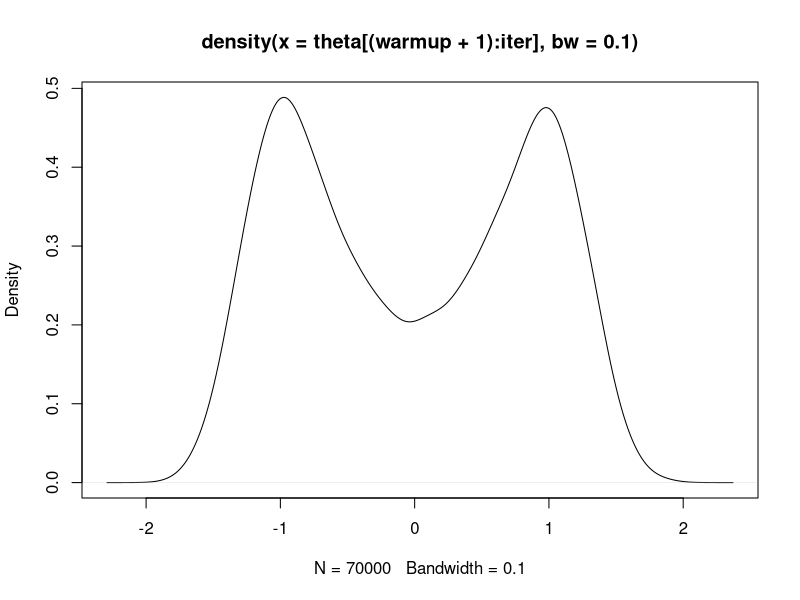
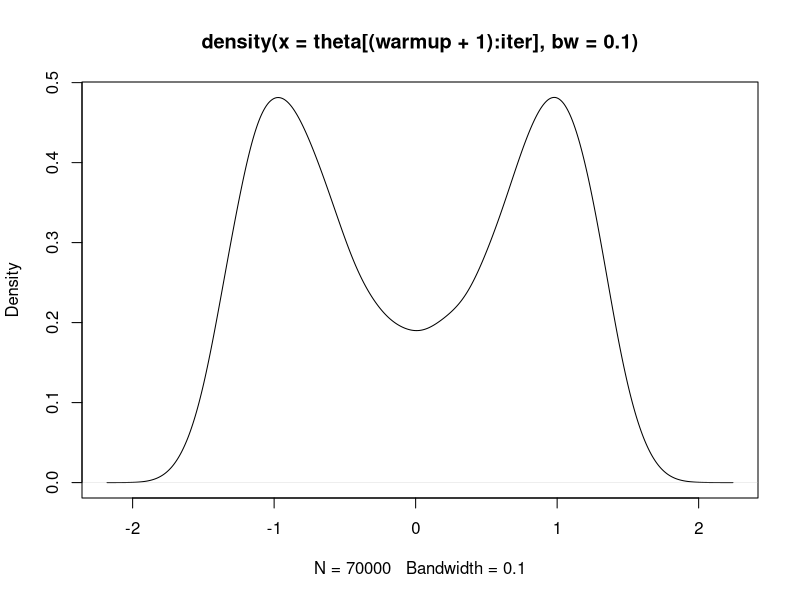
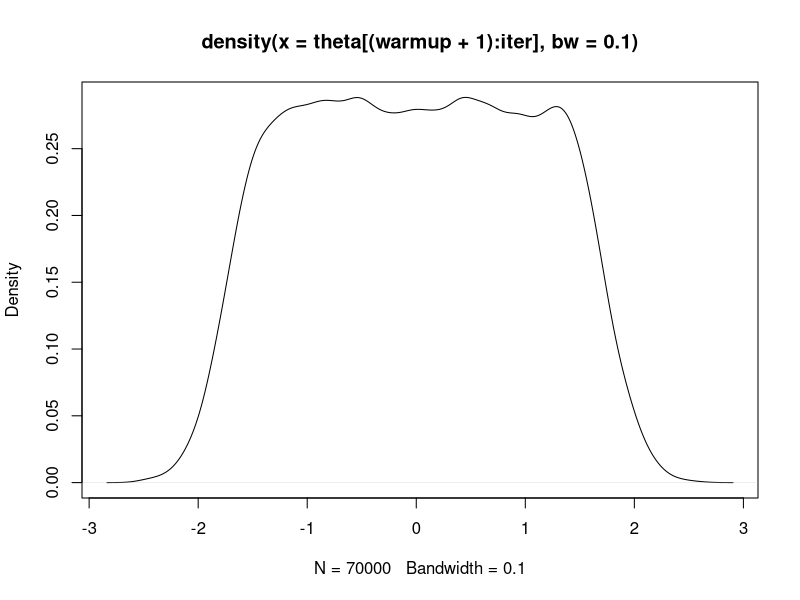
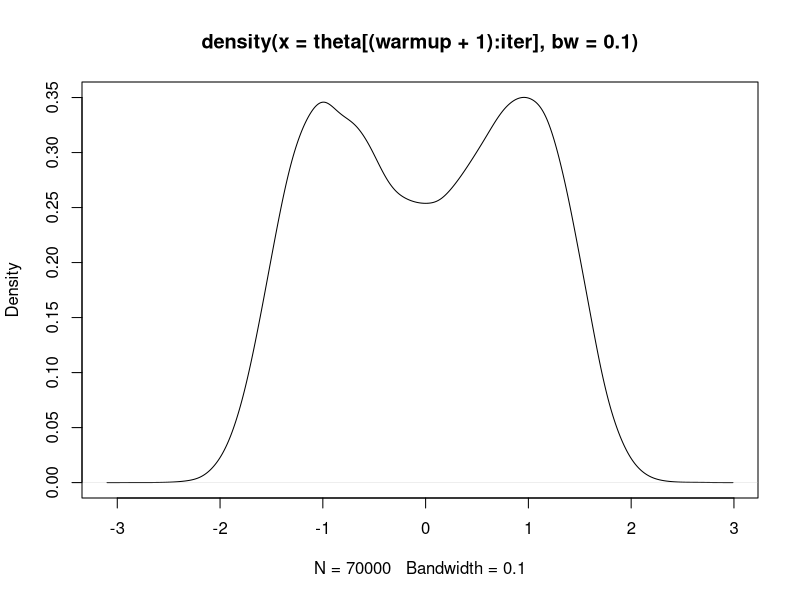
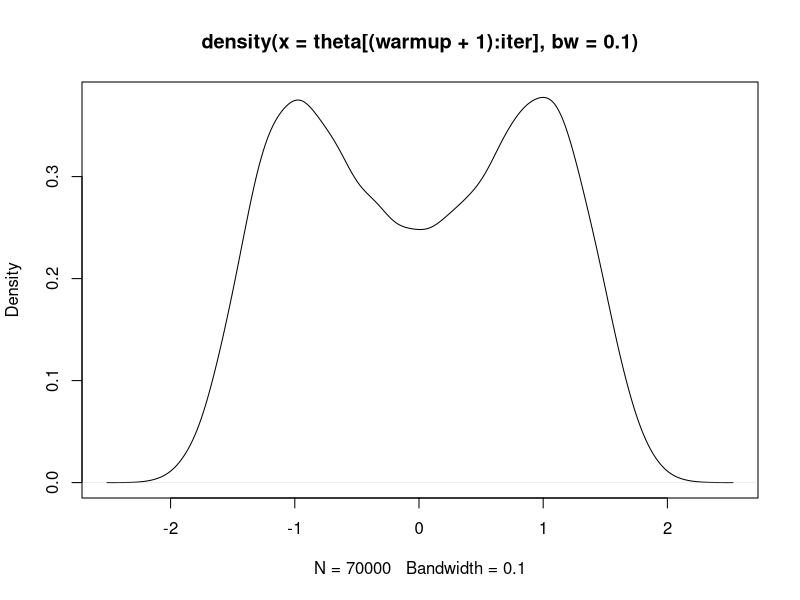

These figures' R source, in order:

############# Simulation 1 ###############
# Reproduce the simulation 1 (figure 1)  #
##########################################


## Hamiltonian Monte Carlo

### sample from the target distribution U(\theta) = -2\theta^2 + \theta^4

epsilon <- 1e-1
leapfrog <- 50

iter <- 80000 # total samples
warmup <- 10000 # warmup samples

theta <- rep(0, iter) # parameter of interest
r <- rep(0, iter) # momentum

theta[1] <- 0

for (i in 1:(iter - 1)){
  
  r[i] <- rnorm(n=1)
  
  theta_ <- theta[i]
  r_ <- r[i]
  
  dev <- - 4 * theta_ * (1 - theta_^2)
  r_ <- r_ - epsilon / 2 * dev
  
  for (m in 1: leapfrog){
    theta_ <- theta_ + epsilon * r_
    dev <- - 4 * theta_ * (1 - theta_^2)
    r_ <- r_ - epsilon * dev
  }
  dev <- - 4 * theta_ * (1 - theta_^2)
  r_ <- r_ - epsilon / 2 * dev
  
  H1 <- - 2 * theta_ ^ 2 + theta_ ^ 4 + 1 / 2 * r_ ^ 2
  H2 <- - 2 * theta[i] ^ 2 + theta[i] ^ 4 + 1 / 2 * r[i] ^ 2 
  rho <- exp(H1 - H2)
  u <- runif(n=1)
  if (u < min(1, rho)){
    theta[i+1] <- theta_
  } else {
    theta[i+1] <- theta[i]
  }
}

### density plot
d_hmc1 <- density(theta[(warmup + 1): iter], bw=0.1)
plot(d_hmc1)



## Hamiltonian Monte Carlo without MH correction

### sample from the target distribution U(\theta) = -2\theta^2 + \theta^4

epsilon <- 1e-1
leapfrog <- 50

iter <- 80000 # total samples
warmup <- 10000 # warmup samples

theta <- rep(0, iter) # parameter of interest
r <- rep(0, iter) # momentum

theta[1] <- 0

for (i in 1:(iter - 1)){
  
    
  r[i] <- rnorm(n=1)
  
  theta_ <- theta[i]
  r_ <- r[i]
  
  dev <- - 4 * theta_ * (1 - theta_^2)
  r_ <- r_ - epsilon / 2 * dev
  
  for (m in 1: leapfrog){
    theta_ <- theta_ + epsilon * r_
    dev <- - 4 * theta_ * (1 - theta_^2)
    r_ <- r_ - epsilon * dev
  }
  theta[i+1] <- theta_
}

### density plot
d_hmc2 <- density(theta[(warmup + 1): iter], bw=0.1)
plot(d_hmc2)


## Naive Stochastic Gradient HMC
### sample from the target distribution U(\theta) = -2\theta^2 + \theta^4

epsilon <- 1e-1
leapfrog <- 50

iter <- 80000 # total samples
warmup <- 10000 # warmup samples

set.seed(225)

theta <- rep(0, iter) # parameter of interest
r <- rep(0, iter) # momentum

theta[1] <- 0

for (i in 1:(iter - 1)){
  
  r[i] <- rnorm(n=1)
  
  theta_ <- theta[i]
  r_ <- r[i]
  
  dev <- - 4 * theta_ * (1 - theta_^2) + rnorm(n=1, sd=2)
  r_ <- r_ - epsilon / 2 * dev
  
  for (m in 1: leapfrog){
    theta_ <- theta_ + epsilon * r_
    dev <- - 4 * theta_ * (1 - theta_^2) + rnorm(n=1, sd=2)
    r_ <- r_ - epsilon * dev
  }
  dev <- - 4 * theta_ * (1 - theta_^2) + rnorm(n=1, sd=2)
  r_ <- r_ - epsilon / 2 * dev
  
  H1 <- - 2 * theta_ ^ 2 + theta_ ^ 4 + 1 / 2 * r_ ^ 2
  H2 <- - 2 * theta[i] ^ 2 + theta[i] ^ 4 + 1 / 2 * r[i] ^ 2 
  rho <- exp(H1 - H2)
  u <- runif(n=1)
  if (u < min(1, rho)){
    theta[i+1] <- theta_
  } else {
    theta[i+1] <- theta[i]
  }
}

### density plot
d_nsghmc1 <- density(theta[(warmup + 1): iter], bw=0.1)
plot(d_nsghmc1)



## Naive Stochastic Gradient HMC without MH correction

### sample from the target distribution U(\theta) = -2\theta^2 + \theta^4

epsilon <- 1e-1
leapfrog <- 50

iter <- 80000 # total samples
warmup <- 10000 # warmup samples

set.seed(225)

theta <- rep(0, iter) # parameter of interest
r <- rep(0, iter) # momentum

theta[1] <- 0

for (i in 1:(iter - 1)){
  
    
  r[i] <- rnorm(n=1)
  
  theta_ <- theta[i]
  r_ <- r[i]
  
  dev <- - 4 * theta_ * (1 - theta_^2) + rnorm(n=1, sd=2)
  r_ <- r_ - epsilon / 2 * dev
  
  for (m in 1: leapfrog){
    theta_ <- theta_ + epsilon * r_
    dev <- - 4 * theta_ * (1 - theta_^2) + rnorm(n=1, sd=2)
    r_ <- r_ - epsilon * dev
  }
  theta[i+1] <- theta_
}

### density plot
d_nsghmc2 <- density(theta[(warmup + 1): iter], bw=0.1)
plot(d_nsghmc2)


## Stochastic Gradient HMC with Friction

### sample from the target distribution U(\theta) = -2\theta^2 + \theta^4

epsilon <- 1e-1
leapfrog <- 50
alpha <- 0.03
V <- 1

iter <- 80000 # total samples
warmup <- 10000 # warmup samples

set.seed(225)

iter <- 80000 # total samples
warmup <- 10000 # warmup samples

theta <- rep(0, iter) # parameter of interest
r <- rep(0, iter) # momentum
beta <- V * epsilon^2 * 0.5

theta[1] <- 0

for (i in 1:(iter - 1)){
  
  r[i] <- rnorm(n=1)
  
  theta_ <- theta[i]
  r_ <- r[i]
  
  dev <- - 4 * theta_ * (1 - theta_^2) + rnorm(n=1, sd=2)
  r_ <- r_ * epsilon
  sig <- 2 * epsilon^2 * (alpha - beta)
  
  for (m in 1: leapfrog){
    dev <- - 4 * theta_ * (1 - theta_^2) + rnorm(n=1, sd=2)
    r_ <- r_ * (1 - alpha) - dev * epsilon^2 + rnorm(n=1, mean=0, sd=sqrt(2 * sig))
    theta_ <- theta_ + r_
  }
  theta[i+1] <- theta_
}

### density plot
d_sghmc <- density(theta[(warmup + 1): iter], bw=0.1)
plot(d_sghmc)

